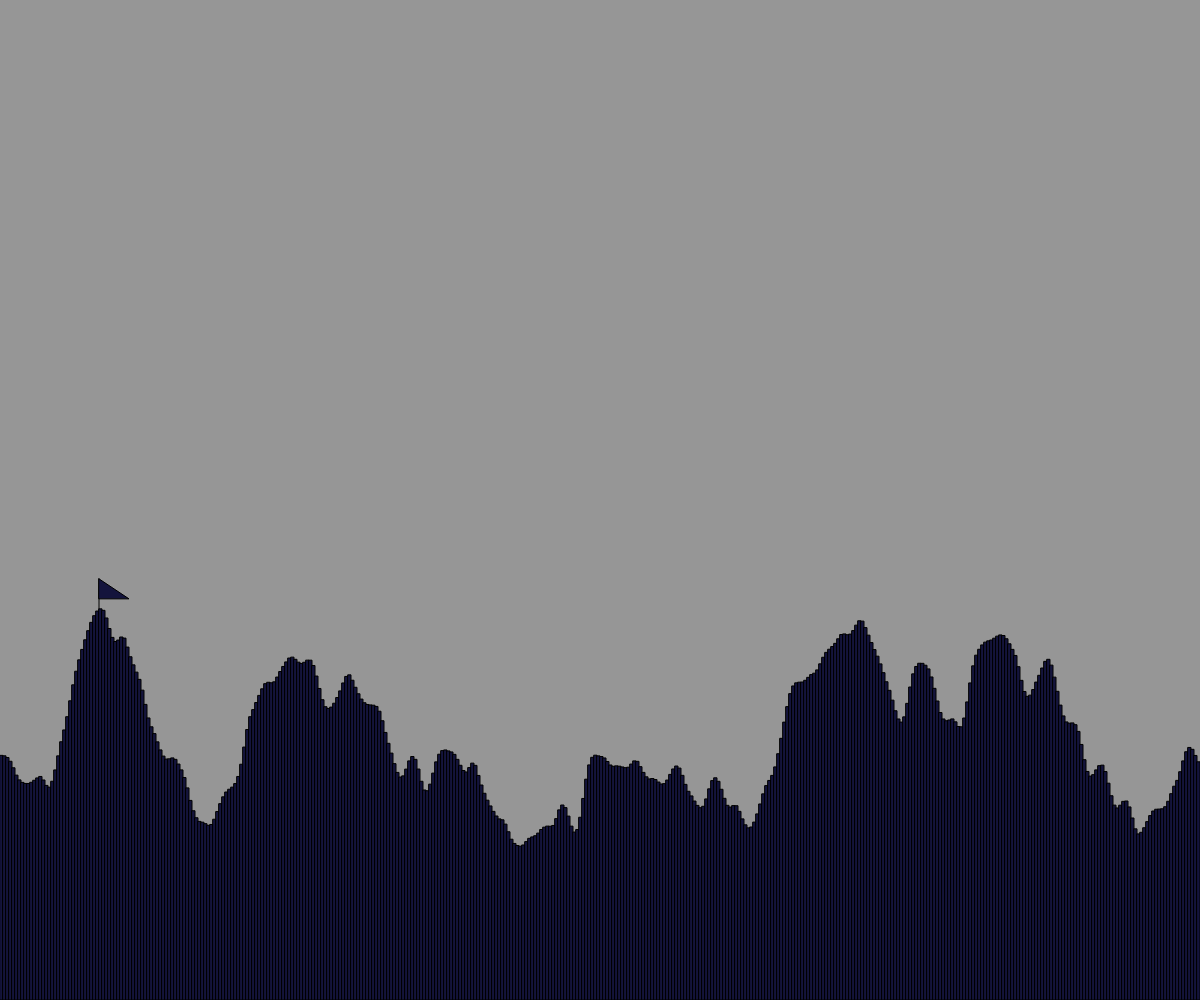
Frame 1 (no input)
Frame 60 (no input): identical to frame 1, image omitted
Frame 120 (the mouse pressed at the canvas centre since frame 60): identical to frame 1, image omitted

The p5.js sketch that drew this single still picture (run headless with seeded random() and noise() and a simulated clock; from frame 60 on, the mouse is pressed at the canvas centre):

// p5.js sketch
// ── sketch.js
// Random Squares
// Terron Adamus
// Oct 5
//
// Making a random terrain with squares

// Global Variables
let noiseReduction = 1;

let rectWidth = 3;

const noiseShift = 0.03;

function setup(){
  createCanvas(windowWidth, windowHeight);
  rectMode(CORNERS);
  generateTerr();       //temp...?
}


function generateTerr(){
  let tallest = 0;
  let tallestX = 0;
  for (let x = 0; x<width; x+=rectWidth){

    let sectionHeight = random(0, height);
    sectionHeight = noise(noiseReduction);
    sectionHeight = map(sectionHeight,0,1,0, height * 0.6);
    noiseReduction += noiseShift;
    rect(x, height, x+ rectWidth, height - sectionHeight);
    if(sectionHeight > tallest){
      tallest = sectionHeight;
      tallestX = x;
    }
  }
  drawFlag(tallestX, height - tallest);
}

function draw() {
  background(150);
  noiseReduction = 1;
  generateTerr();
}

function keyPressed(){
  background(150);
  generateTerr();
  //drawFlag(100,100);
}

function drawFlag(x,y){
  line(x,y,x,y-30);
  triangle(x , y - 30, x+ 30, y- 10, x, y -10);
  fill(20, 20, 60);
}
